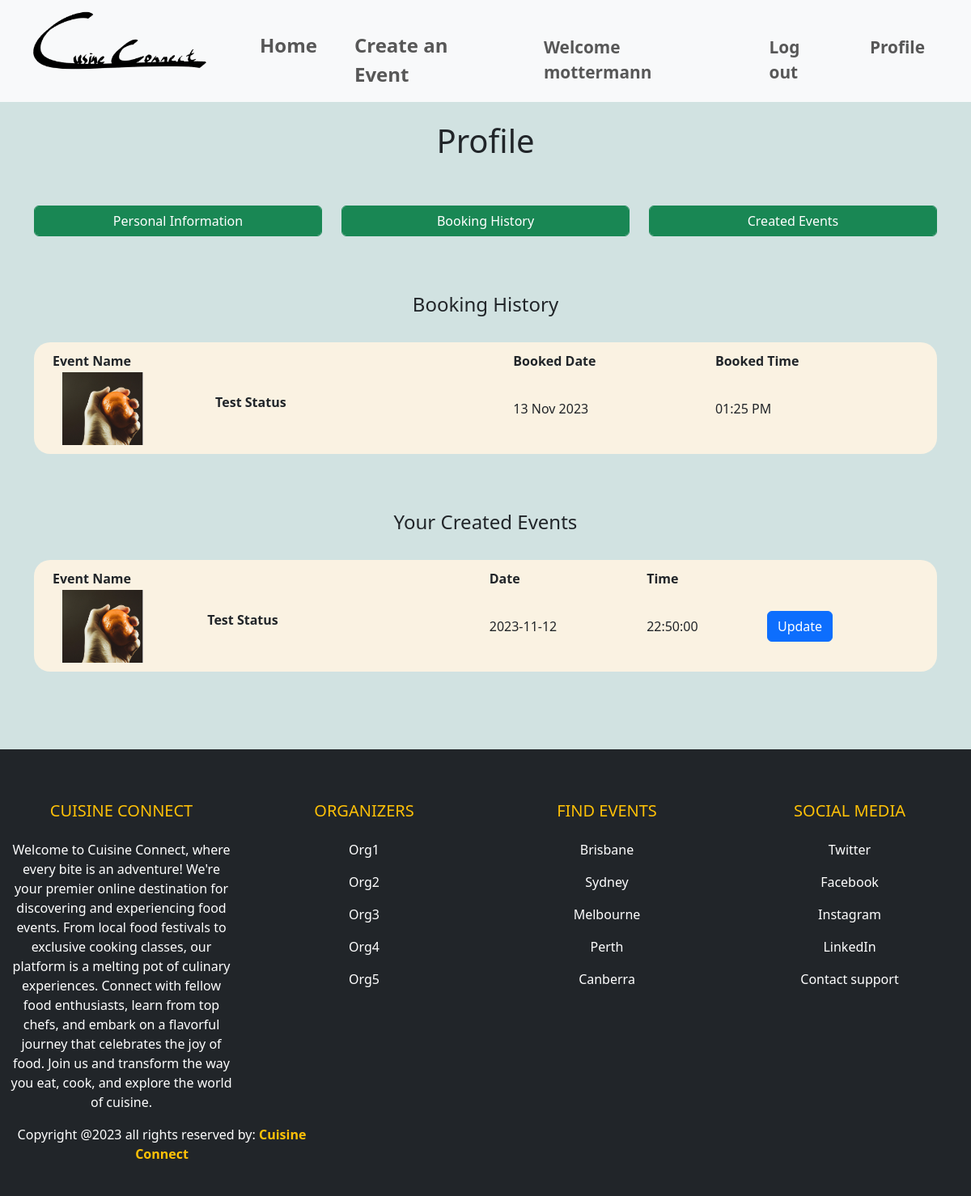
The page /events/profile (signed in) on the database its author committed.
### website/models.py (models this page shows, shortened)
class User(db.Model, UserMixin):
    __tablename__='users'
    id = db.Column(db.Integer, primary_key=True)
    name = db.Column(db.String(100), index=True, unique=True, nullable=False)
    emailid = db.Column(db.String(100), index=True, nullable=False)
    contactnumber = db.Column(db.Integer)
    address = db.Column(db.String(15), unique=True, index=True, nullable=True)
    password_hash = db.Column(db.String(255), nullable=False)
    comments = db.relationship('Comment', backref='user')

class Bookings(db.Model):
    __tablename__ = 'bookings'
    id = db.Column(db.Integer, primary_key=True)
    name = db.Column(db.String(80))
    description = db.Column(db.String(200))
    image = db.Column(db.String(400))
    user_id = db.Column(db.Integer, db.ForeignKey('users.id'))
    event_id = db.Column(db.Integer, db.ForeignKey('events.id'))
    event = db.relationship('Event', back_populates='event_bookings', lazy=True)
    ga_quantity = db.Column(db.Integer, default=0)
    concession_quantity = db.Column(db.Integer, default=0)
    vip_quantity = db.Column(db.Integer, default=0)
    booking_time = db.Column(db.DateTime, default=datetime.utcnow)

class Event(db.Model):
    __tablename__ = 'events'
    id = db.Column(db.Integer, primary_key=True)
    name = db.Column(db.String(80), nullable=False)
    location = db.Column(db.String(400), nullable=False)
    start_date = db.Column(db.Date, nullable=False)
    end_date = db.Column(db.Date, nullable=False)
    start_time = db.Column(db.Time, nullable=False)
    end_time = db.Column(db.Time, nullable=False)
    ga_price = db.Column(db.Numeric, nullable=False)
    ga_availability = db.Column(db.Integer, nullable=False)
    concession_price = db.Column(db.Numeric, nullable=False)
    concession_availability = db.Column(db.Integer, nullable=False)
    vip_price = db.Column(db.Numeric, nullable=False)
    vip_availability = db.Column(db.Integer, nullable=False)
    description = db.Column(db.Text, nullable=False)
    image = db.Column(db.String(400), nullable=True)
    event_guidelines = db.Column(db.Text, nullable=True)
    terms_conditions = db.Column(db.Text, nullable=True)
    category = db.Column(db.String(80), nullable=True)
    comments = db.relationship('Comment', backref='event')
    user_id = db.Column(db.Integer, db.ForeignKey('users.id'))
    user = db.relationship('User', backref=db.backref('events', lazy=True))
    is_cancelled = db.Column(db.Boolean, default=False)
    event_bookings = db.relationship('Bookings', back_populates='event', lazy=True)
    @property
    def status(self):
        return self._status

### website/events.py (the view)
@bp.route('/profile')
@login_required
def profile():
    created_events = Event.query.filter_by(user_id=current_user.id).all()
    booked_events = Bookings.query.filter_by(user_id=current_user.id).all()
    booked_events = Bookings.query.filter_by(user_id=current_user.id).all()
    return render_template('profile.html', created_events=created_events, booked_events=booked_events)

### website/templates/profile.html (shortened to what this page needs)
{% extends 'base.html' %}
{% block header %}
<link rel="stylesheet" href="{{ url_for('static', filename='style/style.css') }}">
{% endblock %}
{% block content %}
        <div>
            <div class="heading">
                <h1>Profile</h1><br><br>
            </div>
            <div class="container">
                <div class="row">
                    <div class="col-sm-4">
                        <button class="btn btn-success form-control" type="button" data-bs-toggle="collapse" data-bs-target="#userInfo" aria-expanded="false" aria-controls="multiCollapseExample2">Personal Information</button>
                    </div>
                    <div class="col-sm-4">
                        <button class="btn btn-success form-control" type="button" data-bs-toggle="collapse" data-bs-target="#history" aria-expanded="false" aria-controls="multiCollapseExample2">Booking History</button>
                    </div>
                    <div class="col-sm-4">
                        <button class="btn btn-success form-control" type="button" data-bs-toggle="collapse" data-bs-target="#createdEvents" aria-expanded="false" aria-controls="multiCollapseExample2">Created Events</button>
                    </div>
                </div>
                <div class="collapse show" id="history">
                    <br><br>
                    <h4 class="heading">Booking History</h4><br>
                    <div class="formLayout">
                        <div class="container">
                            <table style="width:100%">
                                <tr>
                                    <th>Event Name</th>
                                    <th>Booked Date</th>
                                    <th>Booked Time</th>
                                </tr>
                                {% for booking in booked_events %}
                                <tr>
                                    <td>
                                        <div class="container">
                                            <div class="row">
                                                <div class="col-sm-4">
                                                    {% if booking.image %}
                                                    {% set image_url = booking.image.replace('website/static/', '').replace('\\', '/') %}
                                                    <img src="{{ url_for('static', filename=image_url) }}" alt="Event Image" style="max-width: 100px; max-height: 100px;">
                                                    {% else %}
                                                        No Image Available
                                                    {% endif %}
                                                </div>
                                                <div class="col-sm-8 center"><b>{{ booking.name }}</b></div>
                                            </div>
                                        </div>
                                    </td>
                                    <td>{{ booking.booking_time.strftime('%d %b %Y') }}</td>
                                    <td>{{ booking.booking_time.strftime('%I:%M %p') }}</td>
                                </tr>
                                {% endfor %}
                            </table>
                        </div>
                    </div>
                </div>
                <div class="collapse show" id="createdEvents">
                    <br><br>
                    <h4 class="heading">Your Created Events</h4><br>
                    <div class="formLayout">
                        <div class="container">
                            <table style="width:100%">
                                <tr>
                                  <th>Event Name</th>
                                  <th>Date</th>
                                  <th>Time</th>
                                </tr>
                                {% for event in created_events %}
                                <tr>
                                    <td>
                                        <div class="container">
                                            <div class="row">
                                                <div class="col-sm-4">
                                                    {% if event.image %}
                                                    {% set image_url = event.image.replace('website/static/', '').replace('\\', '/') %}
                                                    <img src="{{ url_for('static', filename=image_url) }}" alt="Event Image" style="max-width: 100px; max-height: 100px;">
                                                    {% else %}
                                                        No Image Available
                                                    {% endif %}
                                                </div>
                                                <div class="col-sm-8 center"><b>{{ event.name }}</b></div>
                                    </td>
                                    <td>{{ event.start_date }}</td>
                                    <td>{{ event.start_time }}</td>
                                    <td><a href="{{ url_for('event.update_event', id=event.id) }}" class="btn btn-primary">Update</a></td>
                                </tr>
                                {% endfor %}
                            </table>
                        </div>
                    </div>
                </div>
            </div>
        </div>
        <br><br><br><br>
{% endblock %}

### website/templates/base.html (shortened to what this page needs)
<!DOCTYPE html>
<html lang="en">
    <head>
        <link rel="stylesheet" href="{{url_for('static', filename='style/style.css')}}">
        <link href="https://cdn.jsdelivr.net/npm/bootstrap@5.3.1/dist/css/bootstrap.min.css" rel="stylesheet">
    </head>
    <body class="bGColor">
        <nav class="navbar sticky-top navbar-expand-sm bg-light navbar-light justify-content-center">
            <div class="container-fluid">
                    <ul class="navbar-nav">
                        <li><a class="navbar-brand" href = "{{ url_for('main.index') }}"><img src="{{url_for('static', filename='img/logo.png')}}" style="width:240px;height:90px"></a></li>
                        <li class="nav-item" ><a style="font-size: 150%; padding-top: 30px;" class="nav-link" href = "{{ url_for('main.index') }}"><b>Home</b></a></li>
                        <li class="nav-item" ><a style="font-size: 150%; padding-top: 30px;" class="nav-link" href = "{{ url_for('event.create') }}"><b>Create an Event</b></a></li>
                    </ul>
                    <ul class = "navbar-nav navbar-right">
                        {% if current_user.is_authenticated %}
                        <li class="nav-item" ><a style="font-size: 130%; padding-top: 30px;" class="nav-link" href = "#"><b>Welcome {{current_user.name}}</b></a></li>
                        <li class="nav-item" ><a style="font-size: 130%; padding-top: 30px;" class="nav-link" href = "{{ url_for('auth.logout') }}"><b>Log out</b></a></li>
                        {% else %}
                        <li class="nav-item" ><a style="font-size: 130%; padding-top: 30px;" class="nav-link" href = "{{ url_for('auth.login') }}"><b>Log in</b></a></li>
                        <li class="nav-item" ><a style="font-size: 130%; padding-top: 30px;" class="nav-link" href = "{{ url_for('auth.register') }}"><b>Sign up</b></a></li>
                        {% endif %}
                        {% if current_user.is_authenticated %}
                        <li class="nav-item"><a style="font-size: 130%; padding-right: 30px; padding-top: 30px;" class="nav-link" href = "{{ url_for('event.profile') }}"><b>Profile</b></a></li>
                        {% endif %}
                    </ul>
            </div>
        </nav>
        {% block header %}
        {% endblock %}
    {% block content %}
    {% endblock %}
    <footer class="bg-dark text-white pt-5 pb-4">
        <div class="container-fluid text-center text-md-left">
            <div class="row text-center text-md-left">
                <div class="col-md-3 col-lg-3 col-xl-3 mx-auto mt-3">
                    <h5 class="text-uppercase mb-4 font-weight-bold text-warning">Cuisine Connect</h5>
                    <p>Welcome to Cuisine Connect, where every bite is an adventure! We're your premier online destination for discovering and experiencing food events.
                        From local food festivals to exclusive cooking classes, our platform is a melting pot of culinary experiences. Connect with fellow food enthusiasts,
                        learn from top chefs, and embark on a flavorful journey that celebrates the joy of food. Join us and transform the way you eat, cook, and explore the world of cuisine.</p>
                </div>
                <div class="col-md-3 col-lg-3 col-xl-3 mx-auto mt-3">
                    <h5 class="text-uppercase mb-4 font-weight-bold text-warning">Organizers</h5>
                    <p>
                        <a href="#" class="text-white" style="text-decoration: none;">Org1</a>
                    </p>
                    <p>
                        <a href="#" class="text-white" style="text-decoration: none;">Org2</a>
                    </p>
                    <p>
                        <a href="#" class="text-white" style="text-decoration: none;">Org3</a>
                    </p>
                    <p>
                        <a href="#" class="text-white" style="text-decoration: none;">Org4</a>
                    </p>
                    <p>
                        <a href="#" class="text-white" style="text-decoration: none;">Org5</a>
                    </p>
                </div>
                <div class="col-md-3 col-lg-3 col-xl-3 mx auto mt-3">
                    <h5 class="text-uppercase mb-4 font-weight-bold text-warning">Find Events</h5>
                    <p>
                        <a href="#" class="text-white" style="text-decoration: none;">Brisbane</a>
                    </p>
                    <p>
                        <a href="#" class="text-white" style="text-decoration: none;">Sydney</a>
                    </p>
                    <p>
                        <a href="#" class="text-white" style="text-decoration: none;">Melbourne</a>
                    </p>
                    <p>
                        <a href="#" class="text-white" style="text-decoration: none;">Perth</a>
                    </p>
                    <p>
                        <a href="#" class="text-white" style="text-decoration: none;">Canberra</a>
                    </p>
                </div>
                <div class="col-md-3 col-lg-3 col-xl-3 mx auto mt-3">
                    <h5 class="text-uppercase mb-4 font-weight-bold text-warning">Social Media</h5>
                    <p>
                        <a href="#" class="text-white" style="text-decoration: none;">Twitter</a>
                    </p>
                    <p>
                        <a href="#" class="text-white" style="text-decoration: none;">Facebook</a>
                    </p>
                    <p>
                        <a href="#" class="text-white" style="text-decoration: none;">Instagram</a>
                    </p>
                    <p>
                        <a href="#" class="text-white" style="text-decoration: none;">LinkedIn</a>
                    </p>
                    <p>
                        <a href="#" class="text-white" style="text-decoration: none;">Contact support</a>
                    </p>
                </div>
            </div>
            <div class="row">
                <div class="col-md-4 col-lg-4">
                    <p>Copyright @2023 all rights reserved by:
                        <strong class="text-warning">Cuisine Connect</strong>
                    </p>
                </div>
            </div>
        </div>
      </footer>
    </body>
</html>

### website/static/style/style.css (style rules this page uses)
.heading { text-align: center; padding-top: 2%; }
.bGColor { background-color: rgba(196, 218, 216, 0.767); }
.navbar-nav > li { padding-left: 15px; padding-right: 15px; }
.formLayout { background-color: rgb(250, 242, 226); padding: 10px; border-radius: 20px; }
.center { padding-top: 25px; }

### rows shown on the page
User: name "mottermann"
Bookings: name "Test Status", booking_time "13 Nov 2023", booking_time "01:25 PM"
Event: name "Test Status", start_date "2023-11-12", start_time "22:50:00"
